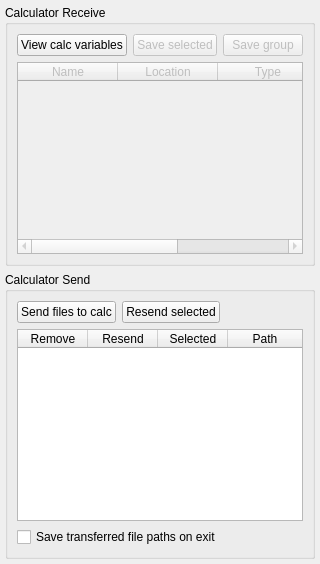
      <widget class="QWidget" name="variablesWidget">
       <attribute name="icon">
        <iconset resource="resources.qrc">
         <normaloff>:/icons/resources/icons/variables.png</normaloff>:/icons/resources/icons/variables.png</iconset>
       </attribute>
       <attribute name="title">
        <string>Variables</string>
       </attribute>
       <layout class="QGridLayout" name="gridLayout_13">
        <property name="leftMargin">
         <number>5</number>
        </property>
        <property name="topMargin">
         <number>5</number>
        </property>
        <property name="rightMargin">
         <number>5</number>
        </property>
        <property name="bottomMargin">
         <number>5</number>
        </property>
        <item row="0" column="0">
         <widget class="QGroupBox" name="groupBox_12">
          <property name="title">
           <string>Calculator Receive</string>
          </property>
          <layout class="QVBoxLayout" name="verticalLayout_5">
           <item>
            <layout class="QHBoxLayout" name="horizontalLayout_5">
             <property name="spacing">
              <number>6</number>
             </property>
             <property name="topMargin">
              <number>0</number>
             </property>
             <property name="bottomMargin">
              <number>0</number>
             </property>
             <item>
              <widget class="QPushButton" name="buttonRefreshList">
               <property name="sizePolicy">
                <sizepolicy hsizetype="Preferred" vsizetype="Maximum">
                 <horstretch>0</horstretch>
                 <verstretch>0</verstretch>
                </sizepolicy>
               </property>
               <property name="focusPolicy">
                <enum>Qt::TabFocus</enum>
               </property>
               <property name="text">
                <string>View calc variables</string>
               </property>
               <property name="icon">
                <iconset resource="resources.qrc">
                 <normaloff>:/icons/resources/icons/states.png</normaloff>:/icons/resources/icons/states.png</iconset>
               </property>
              </widget>
             </item>
             <item>
              <spacer name="horizontalSpacer_3">
               <property name="orientation">
                <enum>Qt::Horizontal</enum>
               </property>
               <property name="sizeType">
                <enum>QSizePolicy::MinimumExpanding</enum>
               </property>
               <property name="sizeHint" stdset="0">
                <size>
                 <width>0</width>
                 <height>2</height>
                </size>
               </property>
              </spacer>
             </item>
             <item>
              <widget class="QPushButton" name="buttonReceiveFiles">
               <property name="enabled">
                <bool>false</bool>
               </property>
               <property name="sizePolicy">
                <sizepolicy hsizetype="Preferred" vsizetype="Maximum">
                 <horstretch>0</horstretch>
                 <verstretch>0</verstretch>
                </sizepolicy>
               </property>
               <property name="focusPolicy">
                <enum>Qt::TabFocus</enum>
               </property>
               <property name="text">
                <string>Save selected</string>
               </property>
               <property name="icon">
                <iconset resource="resources.qrc">
                 <normaloff>:/icons/resources/icons/save.png</normaloff>:/icons/resources/icons/save.png</iconset>
               </property>
              </widget>
             </item>
             <item>
              <widget class="QPushButton" name="buttonReceiveFile">
               <property name="enabled">
                <bool>false</bool>
               </property>
               <property name="sizePolicy">
                <sizepolicy hsizetype="Preferred" vsizetype="Maximum">
                 <horstretch>0</horstretch>
                 <verstretch>0</verstretch>
                </sizepolicy>
               </property>
               <property name="focusPolicy">
                <enum>Qt::TabFocus</enum>
               </property>
               <property name="text">
                <string>Save group</string>
               </property>
               <property name="icon">
                <iconset resource="resources.qrc">
                 <normaloff>:/icons/resources/icons/save.png</normaloff>:/icons/resources/icons/save.png</iconset>
               </property>
              </widget>
             </item>
            </layout>
           </item>
           <item>
            <widget class="QTableWidget" name="emuVarView">
             <property name="enabled">
              <bool>false</bool>
             </property>
             <property name="sizePolicy">
              <sizepolicy hsizetype="Expanding" vsizetype="Expanding">
               <horstretch>0</horstretch>
               <verstretch>0</verstretch>
              </sizepolicy>
             </property>
             <property name="contextMenuPolicy">
              <enum>Qt::CustomContextMenu</enum>
             </property>
             <property name="acceptDrops">
              <bool>false</bool>
             </property>
             <property name="editTriggers">
              <set>QAbstractItemView::NoEditTriggers</set>
             </property>
             <property name="showDropIndicator" stdset="0">
              <bool>false</bool>
             </property>
             <property name="dragDropOverwriteMode">
              <bool>false</bool>
             </property>
             <property name="selectionBehavior">
              <enum>QAbstractItemView::SelectRows</enum>
             </property>
             <property name="textElideMode">
              <enum>Qt::ElideRight</enum>
             </property>
             <property name="verticalScrollMode">
              <enum>QAbstractItemView::ScrollPerPixel</enum>
             </property>
             <property name="horizontalScrollMode">
              <enum>QAbstractItemView::ScrollPerPixel</enum>
             </property>
             <property name="sortingEnabled">
              <bool>true</bool>
             </property>
             <property name="wordWrap">
              <bool>false</bool>
             </property>
             <attribute name="horizontalHeaderDefaultSectionSize">
              <number>100</number>
             </attribute>
             <attribute name="horizontalHeaderHighlightSections">
              <bool>false</bool>
             </attribute>
             <attribute name="horizontalHeaderMinimumSectionSize">
              <number>40</number>
             </attribute>
             <attribute name="horizontalHeaderShowSortIndicator" stdset="0">
              <bool>true</bool>
             </attribute>
             <attribute name="horizontalHeaderStretchLastSection">
              <bool>true</bool>
             </attribute>
             <attribute name="verticalHeaderVisible">
              <bool>false</bool>
             </attribute>
             <attribute name="verticalHeaderDefaultSectionSize">
              <number>21</number>
             </attribute>
             <attribute name="verticalHeaderShowSortIndicator" stdset="0">
              <bool>false</bool>
             </attribute>
             <column>
              <property name="text">
               <string>Name</string>
              </property>
             </column>
             <column>
              <property name="text">
               <string>Location</string>
              </property>
             </column>
             <column>
              <property name="text">
               <string>Type</string>
              </property>
             </column>
             <column>
              <property name="text">
               <string>Size</string>
              </property>
             </column>
             <column>
              <property name="text">
               <string>Preview</string>
              </property>
             </column>
            </widget>
           </item>
          </layout>
         </widget>
        </item>
        <item row="1" column="0">
         <widget class="QGroupBox" name="groupBox_3">
          <property name="title">
           <string>Calculator Send</string>
          </property>
          <layout class="QGridLayout" name="gridLayout_12">
           <item row="2" column="0">
            <widget class="TableWidget" name="varLoadedView">
             <property name="sizePolicy">
              <sizepolicy hsizetype="Expanding" vsizetype="Expanding">
               <horstretch>0</horstretch>
               <verstretch>0</verstretch>
              </sizepolicy>
             </property>
             <property name="focusPolicy">
              <enum>Qt::ClickFocus</enum>
             </property>
             <property name="contextMenuPolicy">
              <enum>Qt::CustomContextMenu</enum>
             </property>
             <property name="editTriggers">
              <set>QAbstractItemView::AnyKeyPressed|QAbstractItemView::DoubleClicked|QAbstractItemView::EditKeyPressed|QAbstractItemView::SelectedClicked</set>
             </property>
             <property name="showDropIndicator" stdset="0">
              <bool>true</bool>
             </property>
             <property name="dragEnabled">
              <bool>true</bool>
             </property>
             <property name="dragDropOverwriteMode">
              <bool>false</bool>
             </property>
             <property name="dragDropMode">
              <enum>QAbstractItemView::InternalMove</enum>
             </property>
             <property name="defaultDropAction">
              <enum>Qt::IgnoreAction</enum>
             </property>
             <property name="selectionMode">
              <enum>QAbstractItemView::SingleSelection</enum>
             </property>
             <property name="selectionBehavior">
              <enum>QAbstractItemView::SelectRows</enum>
             </property>
             <property name="verticalScrollMode">
              <enum>QAbstractItemView::ScrollPerPixel</enum>
             </property>
             <property name="horizontalScrollMode">
              <enum>QAbstractItemView::ScrollPerPixel</enum>
             </property>
             <property name="sortingEnabled">
              <bool>true</bool>
             </property>
             <property name="wordWrap">
              <bool>false</bool>
             </property>
             <attribute name="horizontalHeaderCascadingSectionResizes">
              <bool>true</bool>
             </attribute>
             <attribute name="horizontalHeaderDefaultSectionSize">
              <number>70</number>
             </attribute>
             <attribute name="horizontalHeaderMinimumSectionSize">
              <number>50</number>
             </attribute>
             <attribute name="horizontalHeaderStretchLastSection">
              <bool>true</bool>
             </attribute>
             <attribute name="verticalHeaderVisible">
              <bool>false</bool>
             </attribute>
             <attribute name="verticalHeaderDefaultSectionSize">
              <number>21</number>
             </attribute>
             <column>
              <property name="text">
               <string>Remove</string>
              </property>
             </column>
             <column>
              <property name="text">
               <string>Resend</string>
              </property>
             </column>
             <column>
              <property name="text">
               <string>Selected</string>
              </property>
             </column>
             <column>
              <property name="text">
               <string>Path</string>
              </property>
             </column>
            </widget>
           </item>
           <item row="0" column="0">
            <layout class="QHBoxLayout" name="horizontalLayout_26">
             <property name="bottomMargin">
              <number>0</number>
             </property>
             <item>
              <widget class="QPushButton" name="buttonSend">
               <property name="sizePolicy">
                <sizepolicy hsizetype="Maximum" vsizetype="Maximum">
                 <horstretch>0</horstretch>
                 <verstretch>0</verstretch>
                </sizepolicy>
               </property>
               <property name="focusPolicy">
                <enum>Qt::TabFocus</enum>
               </property>
               <property name="text">
                <string>Send files to calc</string>
               </property>
               <property name="icon">
                <iconset resource="resources.qrc">
                 <normaloff>:/icons/resources/icons/open.png</normaloff>:/icons/resources/icons/open.png</iconset>
               </property>
              </widget>
             </item>
             <item>
              <widget class="QPushButton" name="buttonResendFiles">
               <property name="sizePolicy">
                <sizepolicy hsizetype="Maximum" vsizetype="Maximum">
                 <horstretch>0</horstretch>
                 <verstretch>0</verstretch>
                </sizepolicy>
               </property>
               <property name="text">
                <string>Resend selected</string>
               </property>
               <property name="icon">
                <iconset resource="resources.qrc">
                 <normaloff>:/icons/resources/icons/variables.png</normaloff>:/icons/resources/icons/variables.png</iconset>
               </property>
              </widget>
             </item>
             <item>
              <spacer name="horizontalSpacer_2">
               <property name="orientation">
                <enum>Qt::Horizontal</enum>
               </property>
               <property name="sizeHint" stdset="0">
                <size>
                 <width>0</width>
                 <height>2</height>
                </size>
               </property>
              </spacer>
             </item>
             <item>
              <layout class="QHBoxLayout" name="horizontalLayout_29">
               <property name="rightMargin">
                <number>0</number>
               </property>
               <property name="bottomMargin">
                <number>0</number>
               </property>
              </layout>
             </item>
            </layout>
           </item>
           <item row="3" column="0">
            <widget class="QCheckBox" name="checkSaveRecent">
             <property name="text">
              <string>Save transferred file paths on exit</string>
             </property>
            </widget>
           </item>
          </layout>
         </widget>
        </item>
       </layout>
      </widget>
